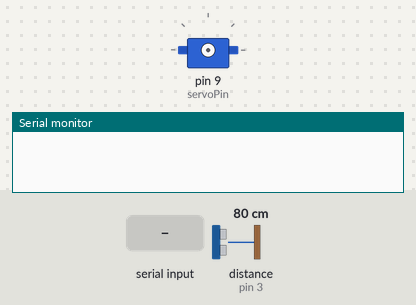
A sketch run on a simulated Arduino Uno, built with avr-gcc and run on an emulated ATmega328P. On the bench: servo, the last lines printed to the serial monitor. Wiring (inferred from the names in the program): servo: signal pin 9. The test bench sets the inputs (shaded band); at power-on: distance to the obstacle (sensor on pin 3) 80 cm. The echo pulse lasts 58.3 µs per cm; servo pulses on a pin are drawn as a servo (544–2400 µs = 0–180°).

Above: at 1.2 s.
1.3 s: "1" received over Serial
2.8 s: "0" received over Serial
At 3.7 s:
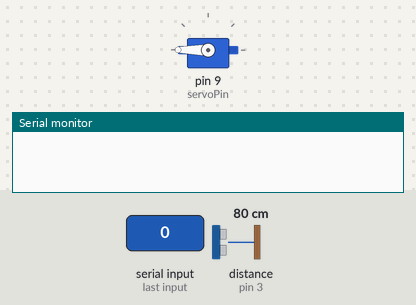
4.3 s: "2" received over Serial
At 4.9 s:
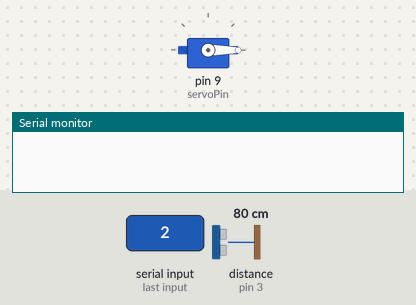
5.8 s: distance to the obstacle (sensor on pin 3) set to 18 cm
7.3 s: distance to the obstacle (sensor on pin 3) set to 14 cm
At 8.3 s:
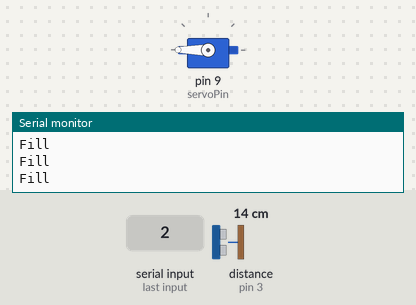
Timing chart, 0 to 10.3 s (numbered marks = the images above; inputs shaded):
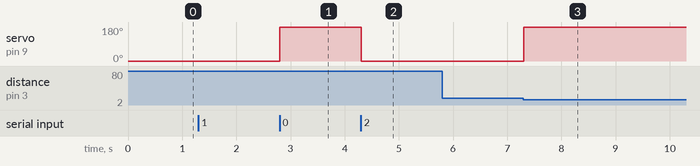

The sketch:

Arduino.ino
```cpp
// Constants for pin assignments
const int trigpin = 2;
const int echopin = 3;
const int servoPin = 9;

float duration;
float cm;

void moveServo(int angle)
{
  int pulseWidth = map(angle, 0, 180, 1000, 2000);

  // Turn on the servo signal
  PORTB |= (1 << PORTB1);
  delayMicroseconds(pulseWidth);
  // Turn off the servo signal
  PORTB &= ~(1 << PORTB1);
  delayMicroseconds(20000 - pulseWidth);
}

void feed(char esp){
  if(esp == '1'){
    while(1){
      moveServo(0);
      char esp = Serial.read();
      feed(esp);
      //delay(2000);
    }
  }else if(esp == '0'){
    while(1){
      moveServo(180);
      char esp = Serial.read();
      feed(esp);
      //delay(2000);
    }
  }else if(esp == '2'){
    while(1){
      PORTD &= ~(1 << PORTD2);
      delayMicroseconds(2);
      PORTD |= (1 << PORTD2);
      delayMicroseconds(10);
      PORTD &= ~(1 << PORTD2);

      // Measure the pulse duration
      duration = pulseIn(echopin, HIGH);
      cm = (duration / 58.82);
      int distance = cm;

      if (distance >= 15)
      {
        moveServo(0); // Move the servo to a desired angle
      }
      else
      {
       moveServo(180); // Move the servo to the low position
       Serial.println("Fill\n");
      }
      char esp = Serial.read();
      feed(esp);
      //delay(2000);
    }
  }
}

void setup()
{
  // Set trigpin as an output
  DDRD |= (1 << DDD2);

  // Set echopin as an input
  DDRD &= ~(1 << DDD3);

  // Set servoPin as an output
  DDRB |= (1 << DDB1);

  Serial.begin(9600);
}

void loop()
{

  if(Serial.available() > 0){
  char esp = Serial.read();
  feed(esp);
  }

  /*Serial.print("Distance: ");
  Serial.print(distance);
  Serial.println(" cm");
  delay(100);*/
}
```

Measured:
- the behaviour switches between 16 and 15 cm on distance to the obstacle (sensor on pin 3) (found by bisection; images 2 and 3)
- after the input at 2.8 s, servo on pin 9 (servoPin): 0° → 180° at once
- after the input at 4.3 s, servo on pin 9 (servoPin): 180° → 0° at once
- after the input at 5.8 s, every drawn part: stays the same
- after the input at 7.3 s, servo on pin 9 (servoPin): 0° → 180° at once
